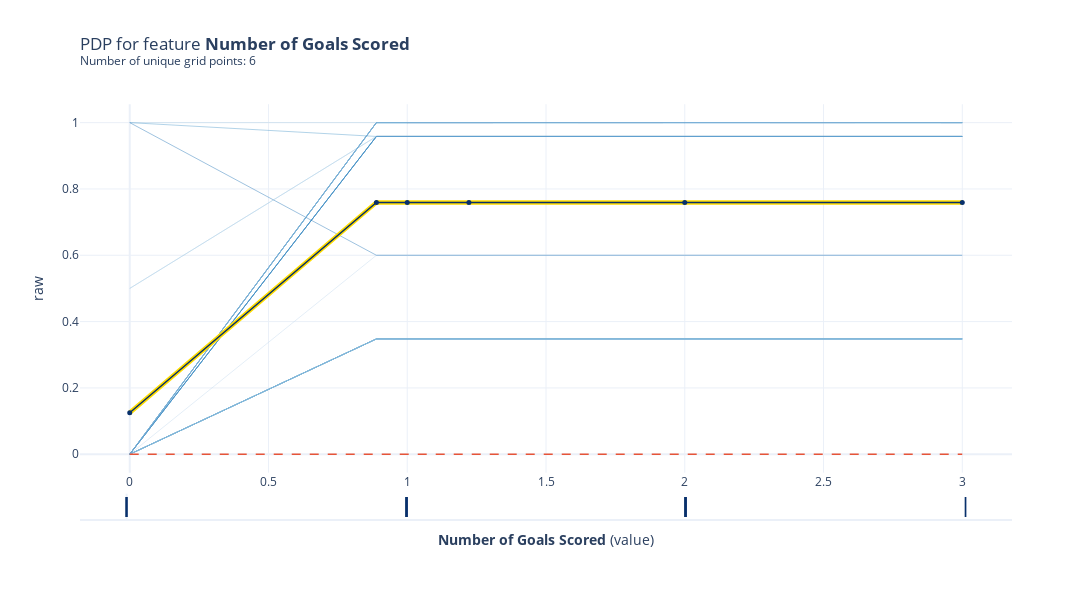

Source (notebook cell):
### Markdown cell above
## Partial Dependence Plots (PDP)
#### read the API reference guide for further possibilities 
https://pdpbox.readthedocs.io/en/latest/PDPIsolate.html#pdpbox.pdp.PDPIsolate

### Code cell
# Create the pdp data to be plotted
pdp_goals = pdp.PDPIsolate(model=tree_model, df=val_x, model_features=feature_names, feature='Goal Scored', feature_name='Number of Goals Scored')

# plot the PDP for feature 'Goal Scored'
fig, axes = pdp_goals.plot(
    center=False,
    plot_lines=True,
    frac_to_plot=100,
    cluster=False,
    n_cluster_centers=None,
    cluster_method='accurate',
    plot_pts_dist=True,
    to_bins=False,
    show_percentile=False,
    which_classes=None,
    figsize=None,
    dpi=300,
    ncols=2,
    plot_params={"pdp_hl": True},
    engine='plotly',
    template='plotly_white')

fig.show()

### Figure 1 — Plotly figure (JSON) as saved in the notebook; plotly's stock layout.template omitted (floating-point values rounded to 4 significant figures)
{"data": [{"hoverinfo": "none", "line": {"color": "rgba(193,217,237,0.6643856189774724)", "width": 0.6644}, "mode": "lines", "type": "scatter", "x": [0, 0.8889, 1, 1.222, 2, 3], "xaxis": "x", "y": [0, 0.6, 0.6, 0.6, 0.6, 0.6], "yaxis": "y"}, {"hoverinfo": "none", "line": {"color": "rgba(177,210,231,0.6643856189774724)", "width": 0.6644}, "mode": "lines", "type": "scatter", "x": [0, 0.8889, 1, 1.222, 2, 3], "xaxis": "x", "y": [1, 1, 1, 1, 1, 1], "yaxis": "y"}, {"hoverinfo": "none", "line": {"color": "rgba(160,202,225,0.6643856189774724)", "width": 0.6644}, "mode": "lines", "type": "scatter", "x": [0, 0.8889, 1, 1.222, 2, 3], "xaxis": "x", "y": [0, 1, 1, 1, 1, 1], "yaxis": "y"}, {"hoverinfo": "none", "line": {"color": "rgba(139,192,221,0.6643856189774724)", "width": 0.6644}, "mode": "lines", "type": "scatter", "x": [0, 0.8889, 1, 1.222, 2, 3], "xaxis": "x", "y": [0.5, 0.9583, 0.9583, 0.9583, 0.9583, 0.9583], "yaxis": "y"}, {"hoverinfo": "none", "line": {"color": "rgba(117,179,216,0.6643856189774724)", "width": 0.6644}, "mode": "lines", "type": "scatter", "x": [0, 0.8889, 1, 1.222, 2, 3], "xaxis": "x", "y": [0, 1, 1, 1, 1, 1], "yaxis": "y"}, {"hoverinfo": "none", "line": {"color": "rgba(98,168,210,0.6643856189774724)", "width": 0.6644}, "mode": "lines", "type": "scatter", "x": [0, 0.8889, 1, 1.222, 2, 3], "xaxis": "x", "y": [0, 0.9583, 0.9583, 0.9583, 0.9583, 0.9583], "yaxis": "y"}, {"hoverinfo": "none", "line": {"color": "rgba(80,155,203,0.6643856189774724)", "width": 0.6644}, "mode": "lines", "type": "scatter", "x": [0, 0.8889, 1, 1.222, 2, 3], "xaxis": "x", "y": [0, 0.9583, 0.9583, 0.9583, 0.9583, 0.9583], "yaxis": "y"}, {"hoverinfo": "none", "line": {"color": "rgba(64,144,197,0.6643856189774724)", "width": 0.6644}, "mode": "lines", "type": "scatter", "x": [0, 0.8889, 1, 1.222, 2, 3], "xaxis": "x", "y": [0, 0.9583, 0.9583, 0.9583, 0.9583, 0.9583], "yaxis": "y"}, {"hoverinfo": "none", "line": {"color": "rgba(49,129,189,0.6643856189774724)", "width": 0.6644}, "mode": "lines", "type": "scatter", "x": [0, 0.8889, 1, 1.222, 2, 3], "xaxis": "x", "y": [0, 0.3478, 0.3478, 0.3478, 0.3478, 0.3478], "yaxis": "y"}, {"hoverinfo": "none", "line": {"color": "rgba(36,116,182,0.6643856189774724)", "width": 0.6644}, "mode": "lines", "type": "scatter", "x": [0, 0.8889, 1, 1.222, 2, 3], "xaxis": "x", "y": [0, 0.9583, 0.9583, 0.9583, 0.9583, 0.9583], "yaxis": "y"}, {"hoverinfo": "none", "line": {"color": "rgba(193,217,237,0.6643856189774724)", "width": 0.6644}, "mode": "lines", "type": "scatter", "x": [0, 0.8889, 1, 1.222, 2, 3], "xaxis": "x", "y": [0, 0.3478, 0.3478, 0.3478, 0.3478, 0.3478], "yaxis": "y"}, {"hoverinfo": "none", "line": {"color": "rgba(177,210,231,0.6643856189774724)", "width": 0.6644}, "mode": "lines", "type": "scatter", "x": [0, 0.8889, 1, 1.222, 2, 3], "xaxis": "x", "y": [0, 1, 1, 1, 1, 1], "yaxis": "y"}, {"hoverinfo": "none", "line": {"color": "rgba(160,202,225,0.6643856189774724)", "width": 0.6644}, "mode": "lines", "type": "scatter", "x": [0, 0.8889, 1, 1.222, 2, 3], "xaxis": "x", "y": [0, 1, 1, 1, 1, 1], "yaxis": "y"}, {"hoverinfo": "none", "line": {"color": "rgba(139,192,221,0.6643856189774724)", "width": 0.6644}, "mode": "lines", "type": "scatter", "x": [0, 0.8889, 1, 1.222, 2, 3], "xaxis": "x", "y": [0, 0.3478, 0.3478, 0.3478, 0.3478, 0.3478], "yaxis": "y"}, {"hoverinfo": "none", "line": {"color": "rgba(117,179,216,0.6643856189774724)", "width": 0.6644}, "mode": "lines", "type": "scatter", "x": [0, 0.8889, 1, 1.222, 2, 3], "xaxis": "x", "y": [0, 0.9583, 0.9583, 0.9583, 0.9583, 0.9583], "yaxis": "y"}, {"hoverinfo": "none", "line": {"color": "rgba(98,168,210,0.6643856189774724)", "width": 0.6644}, "mode": "lines", "type": "scatter", "x": [0, 0.8889, 1, 1.222, 2, 3], "xaxis": "x", "y": [0, 1, 1, 1, 1, 1], "yaxis": "y"}, {"hoverinfo": "none", "line": {"color": "rgba(80,155,203,0.6643856189774724)", "width": 0.6644}, "mode": "lines", "type": "scatter", "x": [0, 0.8889, 1, 1.222, 2, 3], "xaxis": "x", "y": [1, 0.9583, 0.9583, 0.9583, 0.9583, 0.9583], "yaxis": "y"}, {"hoverinfo": "none", "line": {"color": "rgba(64,144,197,0.6643856189774724)", "width": 0.6644}, "mode": "lines", "type": "scatter", "x": [0, 0.8889, 1, 1.222, 2, 3], "xaxis": "x", "y": [0, 0.3478, 0.3478, 0.3478, 0.3478, 0.3478], "yaxis": "y"}, {"hoverinfo": "none", "line": {"color": "rgba(49,129,189,0.6643856189774724)", "width": 0.6644}, "mode": "lines", "type": "scatter", "x": [0, 0.8889, 1, 1.222, 2, 3], "xaxis": "x", "y": [0, 0.3478, 0.3478, 0.3478, 0.3478, 0.3478], "yaxis": "y"}, {"hoverinfo": "none", "line": {"color": "rgba(36,116,182,0.6643856189774724)", "width": 0.6644}, "mode": "lines", "type": "scatter", "x": [0, 0.8889, 1, 1.222, 2, 3], "xaxis": "x", "y": [1, 0.6, 0.6, 0.6, 0.6, 0.6], "yaxis": "y"}, {"hoverinfo": "none", "line": {"color": "rgba(193,217,237,0.6643856189774724)", "width": 0.6644}, "mode": "lines", "type": "scatter", "x": [0, 0.8889, 1, 1.222, 2, 3], "xaxis": "x", "y": [0.5, 0.9583, 0.9583, 0.9583, 0.9583, 0.9583], "yaxis": "y"}, {"hoverinfo": "none", "line": {"color": "rgba(177,210,231,0.6643856189774724)", "width": 0.6644}, "mode": "lines", "type": "scatter", "x": [0, 0.8889, 1, 1.222, 2, 3], "xaxis": "x", "y": [0, 0.3478, 0.3478, 0.3478, 0.3478, 0.3478], "yaxis": "y"}, {"hoverinfo": "none", "line": {"color": "rgba(160,202,225,0.6643856189774724)", "width": 0.6644}, "mode": "lines", "type": "scatter", "x": [0, 0.8889, 1, 1.222, 2, 3], "xaxis": "x", "y": [0, 1, 1, 1, 1, 1], "yaxis": "y"}, {"hoverinfo": "none", "line": {"color": "rgba(139,192,221,0.6643856189774724)", "width": 0.6644}, "mode": "lines", "type": "scatter", "x": [0, 0.8889, 1, 1.222, 2, 3], "xaxis": "x", "y": [0, 0.3478, 0.3478, 0.3478, 0.3478, 0.3478], "yaxis": "y"}, {"hoverinfo": "none", "line": {"color": "rgba(117,179,216,0.6643856189774724)", "width": 0.6644}, "mode": "lines", "type": "scatter", "x": [0, 0.8889, 1, 1.222, 2, 3], "xaxis": "x", "y": [0, 1, 1, 1, 1, 1], "yaxis": "y"}, {"hoverinfo": "none", "line": {"color": "rgba(98,168,210,0.6643856189774724)", "width": 0.6644}, "mode": "lines", "type": "scatter", "x": [0, 0.8889, 1, 1.222, 2, 3], "xaxis": "x", "y": [0, 0.3478, 0.3478, 0.3478, 0.3478, 0.3478], "yaxis": "y"}, {"hoverinfo": "none", "line": {"color": "rgba(80,155,203,0.6643856189774724)", "width": 0.6644}, "mode": "lines", "type": "scatter", "x": [0, 0.8889, 1, 1.222, 2, 3], "xaxis": "x", "y": [0, 0.3478, 0.3478, 0.3478, 0.3478, 0.3478], "yaxis": "y"}, {"hoverinfo": "none", "line": {"color": "rgba(64,144,197,0.6643856189774724)", "width": 0.6644}, "mode": "lines", "type": "scatter", "x": [0, 0.8889, 1, 1.222, 2, 3], "xaxis": "x", "y": [0, 1, 1, 1, 1, 1], "yaxis": "y"}, {"hoverinfo": "none", "line": {"color": "rgba(49,129,189,0.6643856189774724)", "width": 0.6644}, "mode": "lines", "type": "scatter", "x": [0, 0.8889, 1, 1.222, 2, 3], "xaxis": "x", "y": [0, 0.9583, 0.9583, 0.9583, 0.9583, 0.9583], "yaxis": "y"}, {"hoverinfo": "none", "line": {"color": "rgba(36,116,182,0.6643856189774724)", "width": 0.6644}, "mode": "lines", "type": "scatter", "x": [0, 0.8889, 1, 1.222, 2, 3], "xaxis": "x", "y": [0, 1, 1, 1, 1, 1], "yaxis": "y"}, {"hoverinfo": "none", "line": {"color": "rgba(193,217,237,0.6643856189774724)", "width": 0.6644}, "mode": "lines", "type": "scatter", "x": [0, 0.8889, 1, 1.222, 2, 3], "xaxis": "x", "y": [0, 1, 1, 1, 1, 1], "yaxis": "y"}, {"hoverinfo": "none", "line": {"color": "rgba(177,210,231,0.6643856189774724)", "width": 0.6644}, "mode": "lines", "type": "scatter", "x": [0, 0.8889, 1, 1.222, 2, 3], "xaxis": "x", "y": [0, 0.3478, 0.3478, 0.3478, 0.3478, 0.3478], "yaxis": "y"}, {"hoverinfo": "none", "line": {"color": "#FEDC00", "width": 4.5}, "mode": "lines", "type": "scatter", "x": [0, 0.8889, 1, 1.222, 2, 3], "xaxis": "x", "y": [0.125, 0.7595, 0.7595, 0.7595, 0.7595, 0.7595], "yaxis": "y"}, {"hoverinfo": "none", "line": {"color": "#E75438", "dash": "dash", "width": 1.5}, "mode": "lines", "type": "scatter", "x": [0, 0.8889, 1, 1.222, 2, 3], "xaxis": "x", "y": [0, 0, 0, 0, 0, 0], "yaxis": "y"}, {"hovertemplate": "%{y}", "line": {"color": "rgba(8,48,107,1.0)", "width": 1.5}, "marker": {"color": "rgba(8,48,107,1.0)", "size": 5}, "mode": "lines+markers", "name": "pdp", "type": "scatter", "x": [0, 0.8889, 1, 1.222, 2, 3], "xaxis": "x", "y": [0.125, 0.7595, 0.7595, 0.7595, 0.7595, 0.7595], "yaxis": "y"}, {"hoverinfo": "none", "mode": "text", "name": "dist", "showlegend": false, "text": ["|", "|", "|", "|", "|", "|", "|", "|", "|", "|", "|", "|", "|", "|", "|", "|", "|", "|", "|", "|", "|", "|", "|", "|", "|", "|", "|", "|", "|", "|", "|", "|"], "textfont": {"color": "rgba(8,48,107,1.0)", "size": 20}, "textposition": "middle center", "type": "scatter", "x": [0, 2, 2, 2, 1, 2, 2, 0, 2, 2, 1, 1, 0, 1, 1, 2, 2, 1, 1, 3, 0, 0, 2, 0, 1, 2, 2, 0, 1, 1, 3, 1], "xaxis": "x2", "y": [1, 1, 1, 1, 1, 1, 1, 1, 1, 1, 1, 1, 1, 1, 1, 1, 1, 1, 1, 1, 1, 1, 1, 1, 1, 1, 1, 1, 1, 1, 1, 1], "yaxis": "y2"}], "layout": {"height": 600, "showlegend": false, "title": {"text": "PDP for feature <b>Number of Goals Scored</b> <br><sup>Number of unique grid points: 6</sup>", "x": 0, "xref": "paper"}, "width": 1200, "xaxis": {"anchor": "y", "domain": [0, 1]}, "xaxis2": {"anchor": "y2", "domain": [0, 1], "showgrid": false, "showticklabels": false, "title": {"text": "<b>Number of Goals Scored</b> (value)"}}, "yaxis": {"anchor": "x", "domain": [0.1127, 0.99], "title": {"text": "raw"}}, "yaxis2": {"anchor": "x2", "domain": [0, 0.06267], "showgrid": false, "showticklabels": false}}}
